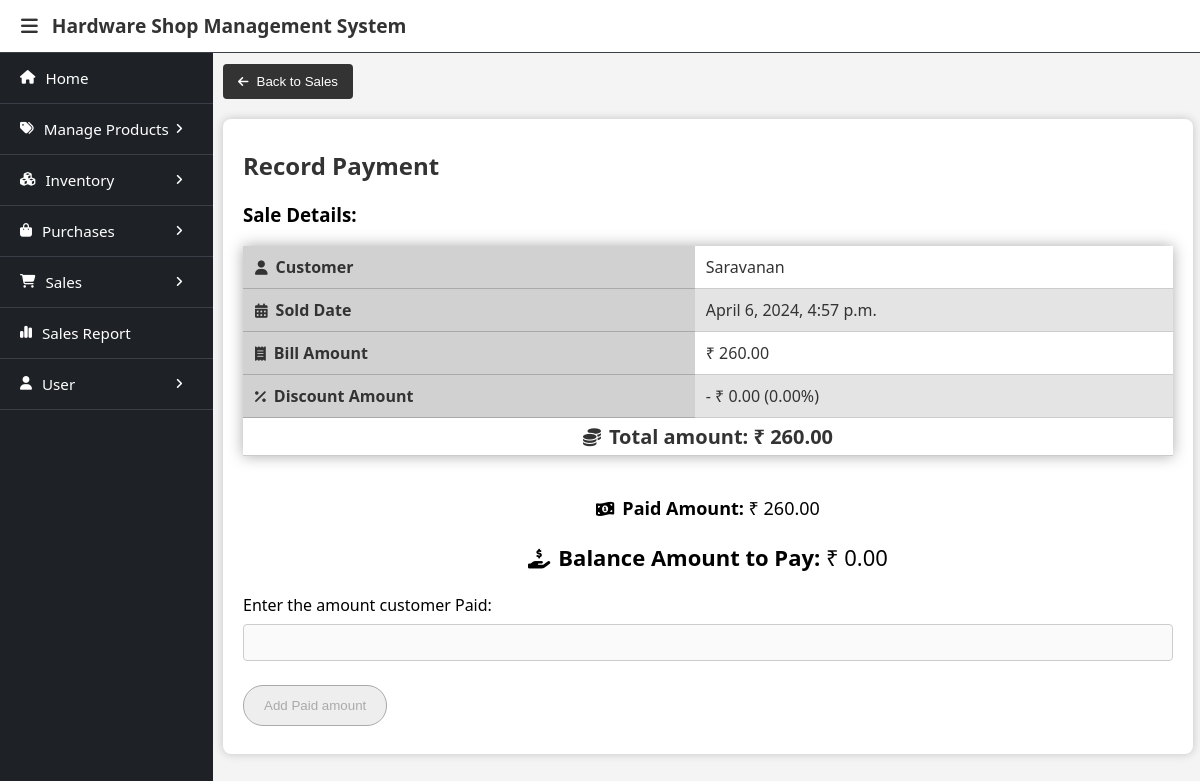
/sales/1/recordpayment/ (signed in), run on the app's committed database.
### database/models.py (models this page shows, shortened)
class SaleHeaderDetail(models.Model):
    sale_id = models.BigAutoField(primary_key=True)
    customer_ref = models.ForeignKey(Customer, on_delete=models.SET_NULL, null=True)
    sold_date = models.DateTimeField(auto_now_add=True)
    bill_amount = models.DecimalField(decimal_places=2, max_digits=10)
    discount_percent = models.DecimalField(default=0, blank=True, decimal_places=2, max_digits=10)
    discount_amount = models.DecimalField(default=0, blank=True, decimal_places=2, max_digits=10)
    class Meta:
        db_table = 'sale_header_detail'

class Customer(models.Model):
    customer_id = models.BigAutoField(primary_key=True)
    customer_name = models.CharField(max_length=60)
    gender = models.CharField(choices = (("male","Male"),("female","Female"), ("transgender","Transgender")), max_length=20, null=True, blank=True)
    dob_regex = RegexValidator(regex=r'^[0-9]{1,2}\/[0-9]{1,2}\/[0-9]{4}$', message="dob must be in the format: dd/mm/yyyy")
    dob = models.CharField(validators=[dob_regex], max_length=20, null=True, blank=True)
    phone_regex = RegexValidator(regex=r'^(\d{10})$', message="Phone number must be entered in the 10 digit format: '9999999999'")
    phoneno = models.CharField(validators=[phone_regex], max_length=13, null=True, blank=True)
    email = models.EmailField(null=True, blank=True)
    address = models.TextField(max_length=100, null=True, blank=True)
    profession = models.CharField(max_length=100, null=True, blank=True)
    added_date = models.DateTimeField(auto_now_add=True)
    class Meta:
        db_table = "customer"
    def __str__(self):
        return self.customer_name

class SalePayment(models.Model):
    sale_payment_id = models.BigAutoField(primary_key=True)
    sale_ref = models.ForeignKey(SaleHeaderDetail, on_delete=models.CASCADE)
    payment_date = models.DateTimeField(auto_now_add=True)
    paid_amount = models.DecimalField(decimal_places=2, max_digits=10)
    balance_amount = models.DecimalField(decimal_places=2, max_digits=10)
    class Meta:
        db_table = 'sale_payment'

### sales/views.py (the view, shortened to what this page needs)
# urls.py: path('<int:id>/recordpayment/', RecordPayment.as_view(), name="add_payment"),
class RecordPayment(GroupRequiredMixin, View):
    groups_required = ['Owner', 'Salesman']
    def get(self, request, id):
        sale = SaleHeaderDetail.objects.filter(sale_id=id).first()
        if sale:
            context = get_sale_detail(sale, False, False)
        else:
            return redirect('view_sales')
        return render(request, "record_sale_payment.html", context)

### sales/views.py (called while the page is built)
def get_sale_detail(sale, get_payments=True, get_items=True):
    context = {
            "sale_ref":sale,
            "total_amount":sale.bill_amount - sale.discount_amount,
            "paid_amount": 0,
            "balance_amount": sale.bill_amount - sale.discount_amount
    }
    if get_items:
        sale_items = SaleItem.objects.filter(sale_ref = sale)
        context["sale_items"] = sale_items
    sale_payments = SalePayment.objects.filter(sale_ref = sale)
    if sale_payments:
        if get_payments:
            context["sale_payments"] = sale_payments
        pamount = 0
        for payment in sale_payments:
            pamount += payment.paid_amount
        context["paid_amount"] = pamount
        context["balance_amount"] = sale_payments.last().balance_amount
    return context

### user/context_processors.py (called while the page is built)
def get_users(request):
    users = User.objects.all()
    return {
        'users': users
    }

### user/templatetags/user_custom_tags.py (called while the page is built)
@register.filter(name='has_group')
def has_group(user, group_name):
    return user.groups.filter(name=group_name).exists()

### user/views.py (called while the page is built)
    def dispatch(self, request, *args, **kwargs):
        user = request.user
        if not user.is_authenticated:
            return redirect('login_page')
        if not any([user.groups.filter(name=group).exists() for group in self.groups_required]):
            print(user.groups)
            return self.handle_no_permission()
        return super().dispatch(request,*args, **kwargs)

### sales/templates/record_sale_payment.html (shortened to what this page needs)
{% extends 'base.html' %}
{% load user_custom_tags %}
{% block menubar %}
    {% if request.user|has_group:"Owner" %}
        {% include 'owner_menu.html' %}
    {% elif request.user|has_group:"Salesman" %}
        {% include 'salesman_menu.html' %}
    {% endif %}
{% endblock %}
{% block content %}
<a href="/sales/"><button><i class="fa-solid fa-arrow-left"></i>Back to Sales</button></a>
<div class="container">
    <h2>Record Payment</h2>
    <h3 style="font-size: 250x;">Sale Details:</h3>
    <table class="table">
        <tbody>
            <tr>
                <th><i class="fa-solid fa-user"></i>Customer</th>
                <td>{{sale_ref.customer_ref}}</td>
            </tr>
            <tr>
                <th><i class="fa-solid fa-calendar-days"></i>Sold Date</th>
                <td>{{sale_ref.sold_date}}</td>
            </tr>
            <tr>
                <th><i class="fa-solid fa-receipt"></i>Bill Amount</th>
                <td>&#8377; {{sale_ref.bill_amount}}</td>
            </tr>
            <tr>
                <th><i class="fa-solid fa-percent"></i>Discount Amount</th>
                <td>- &#8377; {{sale_ref.discount_amount}} ({{sale_ref.discount_percent}}%)</td>
            </tr>
            <tr>
                <td colspan="2" style="font-size: 20px; text-align: center; font-weight: bold;"><i class="fa-solid fa-coins"></i>Total amount: &#8377; {{total_amount}}</td>
            </tr>
        </tbody>
    </table>
    <div class="display_amounts">
        <p class="paid_amount"><strong><i class="fa-solid fa-money-bill-1-wave"></i>Paid Amount: </strong><span>&#8377; {{paid_amount}}</span></p>
        <p class="balance_amount"><strong><i class="fa-solid fa-hand-holding-dollar"></i>Balance Amount to Pay: </strong><span>&#8377; {{balance_amount}}</span></p>
    </div>
    <form action="" method="POST">
        <div>
            <label for="id_paid_amount">Enter the amount customer Paid: </label>
            {% if balance_amount > 0 %}
                <input type="number" name="paid_amount" id="id_paid_amount" required max={{balance_amount}} >
                <button type="submit">Add Paid amount</button>
            {% else %}
                <input type="number" name="paid_amount" id="id_paid_amount" required max={{balance_amount}} disabled>
                <button type="submit" disabled>Add Paid amount</button>
            {% endif %}
        </div>
    </form>
</div>
{% endblock %}

### static/css/header_sidebar_layout.css (style rules this page uses)
body { margin: 0; font-family: system-ui, -apple-system, BlinkMacSystemFont, 'Segoe UI', Roboto, Oxygen, Ubuntu, Cantarell, 'Open Sans', 'Helvetica Neue', sans-serif; background-color: #f4f4f4; }

### templates/base.html (style rules this page uses)
h1, h2 { color: #333; }
i { margin-right: 8px; font-size: 0.9em; }
.container { background: #fff; padding: 10px 20px 20px; margin: 20px 0; border-radius: 8px; box-shadow: 0 0 10px rgba(0, 0, 0, 0.2); }
button { background-color: #333; color: white; padding: 10px 15px; border: none; border-radius: 4px; cursor: pointer; }
table { width: 100%; border-collapse: collapse; margin-bottom: 40px; box-shadow: 0px 0px 14px #aaa; overflow-x: auto; }
th, td { text-align: left; border-bottom: 1px solid #ccc; }
th { background-color: #d1d1d1; padding: 10px 12px; color: #333; border-bottom: 1px solid #aaa; font-weight: bold; }
td { padding: 5px 11px; background-color: #fff; color: #333; }
tr:nth-child(even) td { background-color: #e4e4e4; }
form input[type="text"], form input[type="password"], form input[type="number"], form input[type="email"], form textarea, form select, form input[type="file"], form input[type="month"] { width: 100%; padding: 10px; margin: 8px 0 16px 0; display: inline-block; border: 1px solid #ccc; border-radius: 4px; box-sizing: border-box; }
form button[type="submit"] { background-color: #008CBA; color: white; padding: 12px 20px; margin: 8px 0; border: none; border-radius: 20px; cursor: pointer; }
form button[type="submit"]:disabled { background-color: #eee; color: #aaa; border: 1px solid #aaa; }
.display_amounts { text-align: center; }
.display_amounts .paid_amount, .display_amounts .bill_amount, .display_amounts .discount_amount { font-size: 18px; }
.display_amounts .balance_amount { font-size: 22px; }

### data on the page
SaleHeaderDetail: customer_ref "Saravanan", sold_date "April 6, 2024, 4:57 p.m.", bill_amount "260.00", discount_amount "0.00", discount_percent "0.00"
SalePayment: balance_amount "0.00"

### other printed values
{{ total_amount }} "260.00"
{{ paid_amount }} "260.00"
